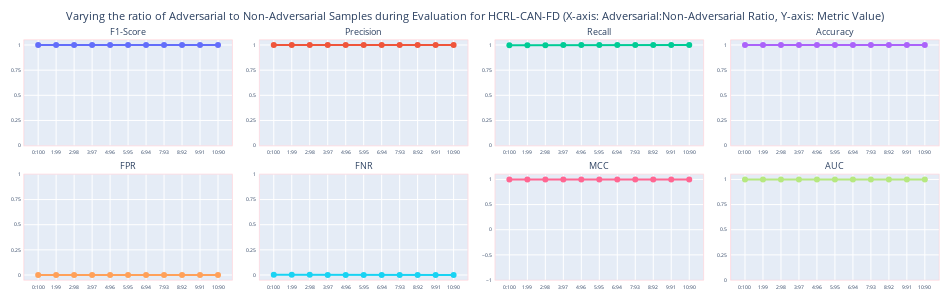

Notebook cell for this chart:
### Code cell
# Creating subplots
fig = make_subplots(
    rows=2, cols=4, 
    subplot_titles=("F1-Score", "Precision", "Recall", "Accuracy", "FPR", "FNR", "MCC", "AUC"),
    horizontal_spacing=0.03, vertical_spacing=0.12
)

# Adding traces
fig.add_trace(go.Scatter(x=ratio_labels, y=f1score_list, mode='lines+markers', name='F1-Score'), row=1, col=1)
fig.add_trace(go.Scatter(x=ratio_labels, y=precision_list, mode='lines+markers', name='Precision'), row=1, col=2)
fig.add_trace(go.Scatter(x=ratio_labels, y=recall_list, mode='lines+markers', name='Recall'), row=1, col=3)
fig.add_trace(go.Scatter(x=ratio_labels, y=accuracy_list, mode='lines+markers', name='Accuracy'), row=1, col=4)
fig.add_trace(go.Scatter(x=ratio_labels, y=fpr_list, mode='lines+markers', name='FPR'), row=2, col=1)
fig.add_trace(go.Scatter(x=ratio_labels, y=fnr_list, mode='lines+markers', name='FNR'), row=2, col=2)
fig.add_trace(go.Scatter(x=ratio_labels, y=mcc_list, mode='lines+markers', name='MCC'), row=2, col=3)
fig.add_trace(go.Scatter(x=ratio_labels, y=auc_list, mode='lines+markers', name='AUC'), row=2, col=4)

# Update layout
fig.update_layout(
    title={'text': f'Varying the ratio of Adversarial to Non-Adversarial Samples during Evaluation for {dataset_name} (X-axis: Adversarial:Non-Adversarial Ratio, Y-axis: Metric Value)', 'x': 0.5, 'xanchor': 'center'},
    height=300, width=950,
    showlegend=False,
    margin=dict(l=10, r=10, t=40, b=10),
    font=dict(size=8),  # General font size for axis text and other elements
)

# Update subplot titles font size
fig.update_layout(
    annotations=[dict(
        font=dict(size=9),  # Reduced font size for subplot titles
        xref="paper", yref="paper",
        showarrow=False
    ) for _ in range(8)]
)

eps = 0.05

fig.update_yaxes(range=[0, 1+eps], row=1, col=1, zeroline=True, dtick=0.25)
fig.update_yaxes(range=[0, 1+eps], row=1, col=2, zeroline=True, dtick=0.25)
fig.update_yaxes(range=[0, 1+eps], row=1, col=3, zeroline=True, dtick=0.25)
fig.update_yaxes(range=[0, 1+eps], row=1, col=4, zeroline=True, dtick=0.25)
fig.update_yaxes(range=[0-eps, 1], row=2, col=1, zeroline=False, dtick=0.25)
fig.update_yaxes(range=[0-eps, 1], row=2, col=2, zeroline=False, dtick=0.25)
fig.update_yaxes(range=[-1, 1+0.1], row=2, col=3, zeroline=False, dtick=0.50)
fig.update_yaxes(range=[0, 1+eps], row=2, col=4, zeroline=True, dtick=0.25)

# Increase the spacing between the graph and the ratio labels
fig.update_xaxes(linewidth=0.5, linecolor='pink', mirror=True, tickfont=dict(size=5), ticklabelposition="outside", ticklabelstandoff=2, dtick=0.1)
fig.update_yaxes(linewidth=0.5, linecolor='pink', mirror=True, tickfont=dict(size=5), ticklabelposition="outside", ticklabelstandoff=2)

fig.show()

### Figure 1 — Plotly figure (JSON) as saved in the notebook; plotly's stock layout.template omitted (floating-point values rounded to 4 significant figures)
{"data": [{"mode": "lines+markers", "name": "F1-Score", "type": "scatter", "x": ["0:100", "1:99", "2:98", "3:97", "4:96", "5:95", "6:94", "7:93", "8:92", "9:91", "10:90"], "xaxis": "x", "y": [0.9994, 0.9994, 0.9995, 0.9995, 0.9995, 0.9995, 0.9995, 0.9996, 0.9996, 0.9996, 0.9997], "yaxis": "y"}, {"mode": "lines+markers", "name": "Precision", "type": "scatter", "x": ["0:100", "1:99", "2:98", "3:97", "4:96", "5:95", "6:94", "7:93", "8:92", "9:91", "10:90"], "xaxis": "x2", "y": [0.9999, 0.9999, 0.9999, 0.9999, 0.9999, 0.9999, 0.9999, 0.9999, 0.9999, 0.9999, 0.9999], "yaxis": "y2"}, {"mode": "lines+markers", "name": "Recall", "type": "scatter", "x": ["0:100", "1:99", "2:98", "3:97", "4:96", "5:95", "6:94", "7:93", "8:92", "9:91", "10:90"], "xaxis": "x3", "y": [0.999, 0.999, 0.999, 0.9991, 0.9991, 0.9991, 0.9991, 0.9993, 0.9993, 0.9993, 0.9994], "yaxis": "y3"}, {"mode": "lines+markers", "name": "Accuracy", "type": "scatter", "x": ["0:100", "1:99", "2:98", "3:97", "4:96", "5:95", "6:94", "7:93", "8:92", "9:91", "10:90"], "xaxis": "x4", "y": [0.9997, 0.9997, 0.9997, 0.9997, 0.9997, 0.9997, 0.9997, 0.9998, 0.9998, 0.9998, 0.9998], "yaxis": "y4"}, {"mode": "lines+markers", "name": "FPR", "type": "scatter", "x": ["0:100", "1:99", "2:98", "3:97", "4:96", "5:95", "6:94", "7:93", "8:92", "9:91", "10:90"], "xaxis": "x5", "y": [3.344e-05, 3.379e-05, 3.412e-05, 3.447e-05, 3.483e-05, 3.52e-05, 3.558e-05, 3.595e-05, 3.634e-05, 3.674e-05, 3.715e-05], "yaxis": "y5"}, {"mode": "lines+markers", "name": "FNR", "type": "scatter", "x": ["0:100", "1:99", "2:98", "3:97", "4:96", "5:95", "6:94", "7:93", "8:92", "9:91", "10:90"], "xaxis": "x6", "y": [0.001037, 0.001001, 0.0009699, 0.0009396, 0.0009112, 0.0008842, 0.0008588, 0.0007426, 0.0007228, 0.0006598, 0.0005997], "yaxis": "y6"}, {"mode": "lines+markers", "name": "MCC", "type": "scatter", "x": ["0:100", "1:99", "2:98", "3:97", "4:96", "5:95", "6:94", "7:93", "8:92", "9:91", "10:90"], "xaxis": "x7", "y": [0.9993, 0.9993, 0.9993, 0.9993, 0.9993, 0.9993, 0.9993, 0.9994, 0.9994, 0.9995, 0.9995], "yaxis": "y7"}, {"mode": "lines+markers", "name": "AUC", "type": "scatter", "x": ["0:100", "1:99", "2:98", "3:97", "4:96", "5:95", "6:94", "7:93", "8:92", "9:91", "10:90"], "xaxis": "x8", "y": [0.9995, 0.9995, 0.9995, 0.9995, 0.9995, 0.9995, 0.9996, 0.9996, 0.9996, 0.9997, 0.9997], "yaxis": "y8"}], "layout": {"annotations": [{"font": {"size": 9}, "showarrow": false, "text": "F1-Score", "x": 0.1138, "xanchor": "center", "xref": "paper", "y": 1, "yanchor": "bottom", "yref": "paper"}, {"font": {"size": 9}, "showarrow": false, "text": "Precision", "x": 0.3712, "xanchor": "center", "xref": "paper", "y": 1, "yanchor": "bottom", "yref": "paper"}, {"font": {"size": 9}, "showarrow": false, "text": "Recall", "x": 0.6288, "xanchor": "center", "xref": "paper", "y": 1, "yanchor": "bottom", "yref": "paper"}, {"font": {"size": 9}, "showarrow": false, "text": "Accuracy", "x": 0.8862, "xanchor": "center", "xref": "paper", "y": 1, "yanchor": "bottom", "yref": "paper"}, {"font": {"size": 9}, "showarrow": false, "text": "FPR", "x": 0.1138, "xanchor": "center", "xref": "paper", "y": 0.44, "yanchor": "bottom", "yref": "paper"}, {"font": {"size": 9}, "showarrow": false, "text": "FNR", "x": 0.3712, "xanchor": "center", "xref": "paper", "y": 0.44, "yanchor": "bottom", "yref": "paper"}, {"font": {"size": 9}, "showarrow": false, "text": "MCC", "x": 0.6288, "xanchor": "center", "xref": "paper", "y": 0.44, "yanchor": "bottom", "yref": "paper"}, {"font": {"size": 9}, "showarrow": false, "text": "AUC", "x": 0.8862, "xanchor": "center", "xref": "paper", "y": 0.44, "yanchor": "bottom", "yref": "paper"}], "font": {"size": 8}, "height": 300, "margin": {"b": 10, "l": 10, "r": 10, "t": 40}, "showlegend": false, "title": {"text": "Varying the ratio of Adversarial to Non-Adversarial Samples during Evaluation for HCRL-CAN-FD (X-axis: Adversarial:Non-Adversarial Ratio, Y-axis: Metric Value)", "x": 0.5, "xanchor": "center"}, "width": 950, "xaxis": {"anchor": "y", "domain": [0, 0.2275], "dtick": 0.1, "linecolor": "pink", "linewidth": 0.5, "mirror": true, "tickfont": {"size": 5}, "ticklabelposition": "outside", "ticklabelstandoff": 2}, "xaxis2": {"anchor": "y2", "domain": [0.2575, 0.485], "dtick": 0.1, "linecolor": "pink", "linewidth": 0.5, "mirror": true, "tickfont": {"size": 5}, "ticklabelposition": "outside", "ticklabelstandoff": 2}, "xaxis3": {"anchor": "y3", "domain": [0.515, 0.7425], "dtick": 0.1, "linecolor": "pink", "linewidth": 0.5, "mirror": true, "tickfont": {"size": 5}, "ticklabelposition": "outside", "ticklabelstandoff": 2}, "xaxis4": {"anchor": "y4", "domain": [0.7725, 1], "dtick": 0.1, "linecolor": "pink", "linewidth": 0.5, "mirror": true, "tickfont": {"size": 5}, "ticklabelposition": "outside", "ticklabelstandoff": 2}, "xaxis5": {"anchor": "y5", "domain": [0, 0.2275], "dtick": 0.1, "linecolor": "pink", "linewidth": 0.5, "mirror": true, "tickfont": {"size": 5}, "ticklabelposition": "outside", "ticklabelstandoff": 2}, "xaxis6": {"anchor": "y6", "domain": [0.2575, 0.485], "dtick": 0.1, "linecolor": "pink", "linewidth": 0.5, "mirror": true, "tickfont": {"size": 5}, "ticklabelposition": "outside", "ticklabelstandoff": 2}, "xaxis7": {"anchor": "y7", "domain": [0.515, 0.7425], "dtick": 0.1, "linecolor": "pink", "linewidth": 0.5, "mirror": true, "tickfont": {"size": 5}, "ticklabelposition": "outside", "ticklabelstandoff": 2}, "xaxis8": {"anchor": "y8", "domain": [0.7725, 1], "dtick": 0.1, "linecolor": "pink", "linewidth": 0.5, "mirror": true, "tickfont": {"size": 5}, "ticklabelposition": "outside", "ticklabelstandoff": 2}, "yaxis": {"anchor": "x", "domain": [0.56, 1], "dtick": 0.25, "linecolor": "pink", "linewidth": 0.5, "mirror": true, "range": [0, 1.05], "tickfont": {"size": 5}, "ticklabelposition": "outside", "ticklabelstandoff": 2, "zeroline": true}, "yaxis2": {"anchor": "x2", "domain": [0.56, 1], "dtick": 0.25, "linecolor": "pink", "linewidth": 0.5, "mirror": true, "range": [0, 1.05], "tickfont": {"size": 5}, "ticklabelposition": "outside", "ticklabelstandoff": 2, "zeroline": true}, "yaxis3": {"anchor": "x3", "domain": [0.56, 1], "dtick": 0.25, "linecolor": "pink", "linewidth": 0.5, "mirror": true, "range": [0, 1.05], "tickfont": {"size": 5}, "ticklabelposition": "outside", "ticklabelstandoff": 2, "zeroline": true}, "yaxis4": {"anchor": "x4", "domain": [0.56, 1], "dtick": 0.25, "linecolor": "pink", "linewidth": 0.5, "mirror": true, "range": [0, 1.05], "tickfont": {"size": 5}, "ticklabelposition": "outside", "ticklabelstandoff": 2, "zeroline": true}, "yaxis5": {"anchor": "x5", "domain": [0, 0.44], "dtick": 0.25, "linecolor": "pink", "linewidth": 0.5, "mirror": true, "range": [-0.05, 1], "tickfont": {"size": 5}, "ticklabelposition": "outside", "ticklabelstandoff": 2, "zeroline": false}, "yaxis6": {"anchor": "x6", "domain": [0, 0.44], "dtick": 0.25, "linecolor": "pink", "linewidth": 0.5, "mirror": true, "range": [-0.05, 1], "tickfont": {"size": 5}, "ticklabelposition": "outside", "ticklabelstandoff": 2, "zeroline": false}, "yaxis7": {"anchor": "x7", "domain": [0, 0.44], "dtick": 0.5, "linecolor": "pink", "linewidth": 0.5, "mirror": true, "range": [-1, 1.1], "tickfont": {"size": 5}, "ticklabelposition": "outside", "ticklabelstandoff": 2, "zeroline": false}, "yaxis8": {"anchor": "x8", "domain": [0, 0.44], "dtick": 0.25, "linecolor": "pink", "linewidth": 0.5, "mirror": true, "range": [0, 1.05], "tickfont": {"size": 5}, "ticklabelposition": "outside", "ticklabelstandoff": 2, "zeroline": true}}}
